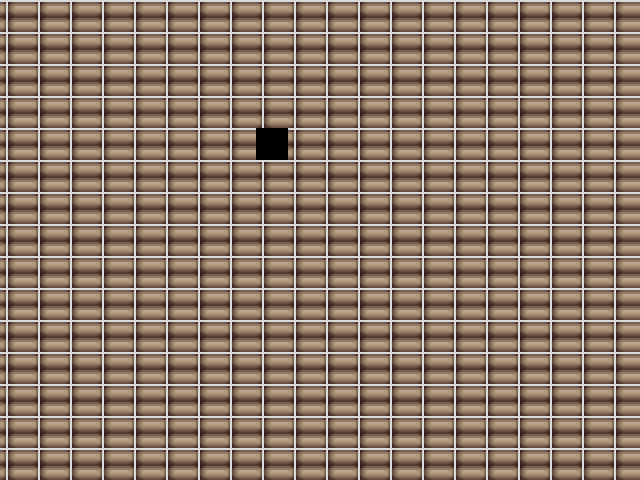

This is a level from a 2D game, rendered from its Tiled map with the project's own tilesets. A one-line summary and the map file follow, with tile-layer data summarised:
An orthogonal 20x15 tile map with 32x32 px tiles, 1 tile layer (Tile Layer 1).

<map version="1.2" tiledversion="1.2.1" name="DM1.map" numChars="1" orientation="orthogonal" renderorder="right-down" width="20" height="15" tilewidth="32" tileheight="32" infinite="0" nextlayerid="2" nextobjectid="1">
 <properties>
  <property name="isaac" value="assets/isaac.png" />
  <property name="dot" value="assets/dot.png" />
  <property name="pause" value="assets/pause.png" />
 </properties>
 <tileset firstgid="1" name="blocks1" tilewidth="32" tileheight="32" tilecount="209" columns="19">
  <image source="blocks1.png" width="614" height="376" />
 </tileset>
 <layer id="1" name="Tile Layer 1" width="20" height="15">
  <data>[300 cells, 299 non-empty, 1 distinct tile ids]</data>
 </layer>
</map>
